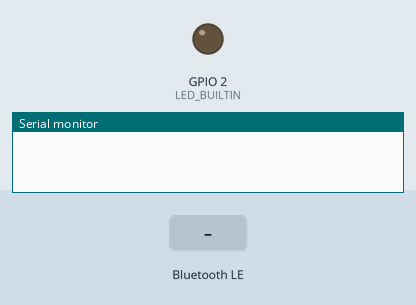
Bench run of a sketch on a simulated ESP32. On the bench: output pins drawn as LEDs (lit = HIGH), the last lines printed to the serial monitor. Inputs (shaded band) come from the test bench. Nothing arrives over Bluetooth unless stated; a phone connects over Bluetooth LE 3 s after start.

Above: at 1.2 s.
1.3 s: Bluetooth LE write "on" received
At 2.0 s:
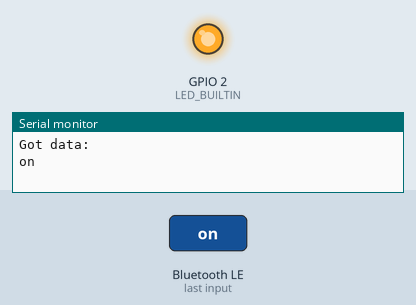
2.8 s: Bluetooth LE write "off" received
At 3.2 s:
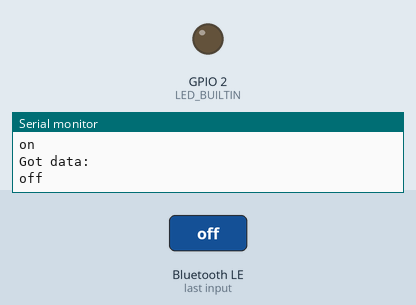
Timing chart, 0 to 5.8 s (numbered marks = the images above; inputs shaded):
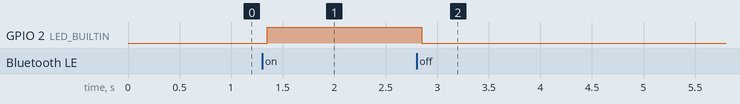

Measured:
- after the input at 1.3 s, GPIO 2 (LED_BUILTIN): LOW → HIGH after 0.05 s
- after the input at 2.8 s, GPIO 2 (LED_BUILTIN): HIGH → LOW after 0.05 s

The sketch:

ArduinoSlave.ino
```cpp
#include <BLEDevice.h>
#include <BLECharacteristic.h>
#include <BLEServer.h>

#define SERVICE_UUID_FOR_WRITE        "6e400001-b5a3-f393-e0a9-e50e24dcca9e"
#define CHARACTERISTIC_UUID_FOR_WRITE "6e400003-b5a3-f393-e0a9-e50e24dcca9e"
#define SERVICE_UUID_FOR_READ         "6e400002-b5a3-f393-e0a9-e50e24dcca9e"
#define CHARACTERISTIC_UUID_FOR_READ  "6e400004-b5a3-f393-e0a9-e50e24dcca9e"
BLECharacteristic *pCharacteristicStatus;

void switchLedStatus(String text) {
  if (text == "on") {
    digitalWrite(LED_BUILTIN, HIGH);
    pCharacteristicStatus->setValue(text.c_str());
    pCharacteristicStatus->notify();
  } else if (text == "off") {
    digitalWrite(LED_BUILTIN, LOW);
    pCharacteristicStatus->setValue(text.c_str());
    pCharacteristicStatus->notify();
  } else {
    Serial.println("got wrong data");
    pCharacteristicStatus->setValue("Wrong data");
    pCharacteristicStatus->notify();
  }
}

class MyCallbacks: public BLECharacteristicCallbacks {
    void onWrite(BLECharacteristic *pCharacteristic) {
      std::string value = pCharacteristic->getValue();

      Serial.println("Got data: ");
      Serial.println(value.c_str());

      switchLedStatus(value.c_str());
    }
};

void setup() {
  Serial.begin(115200);
  pinMode(LED_BUILTIN, OUTPUT);
  setupBluetooth();
  pCharacteristicStatus->setValue("off");
  pCharacteristicStatus->notify();
}

void loop() {

}

void setupBluetooth() {
  BLEDevice::init("ESP32");
  BLEServer *pServer = BLEDevice::createServer();

  BLEService *pService = pServer->createService(SERVICE_UUID_FOR_WRITE);
  BLECharacteristic *pCharacteristic = pService->createCharacteristic(CHARACTERISTIC_UUID_FOR_WRITE, BLECharacteristic::PROPERTY_WRITE);
  pCharacteristic->setCallbacks(new MyCallbacks());
  pCharacteristic->setWriteNoResponseProperty(true); // false - with response, true - without //write with response or without
  pService->start();

  BLEService *pServiceStatus = pServer->createService(SERVICE_UUID_FOR_READ);
  pCharacteristicStatus = pServiceStatus->createCharacteristic(CHARACTERISTIC_UUID_FOR_READ, BLECharacteristic::PROPERTY_READ | BLECharacteristic::PROPERTY_NOTIFY);
  pCharacteristicStatus->setWriteNoResponseProperty(true); // false - with response, true - without //write with response or without
  pServiceStatus->start();

  BLEAdvertising *pAdvertising = pServer->getAdvertising();
  pAdvertising->setMinPreferred(0x06);
  pAdvertising->addServiceUUID(SERVICE_UUID_FOR_WRITE);
  pAdvertising->addServiceUUID(SERVICE_UUID_FOR_READ);
  pAdvertising->start();
}
```
